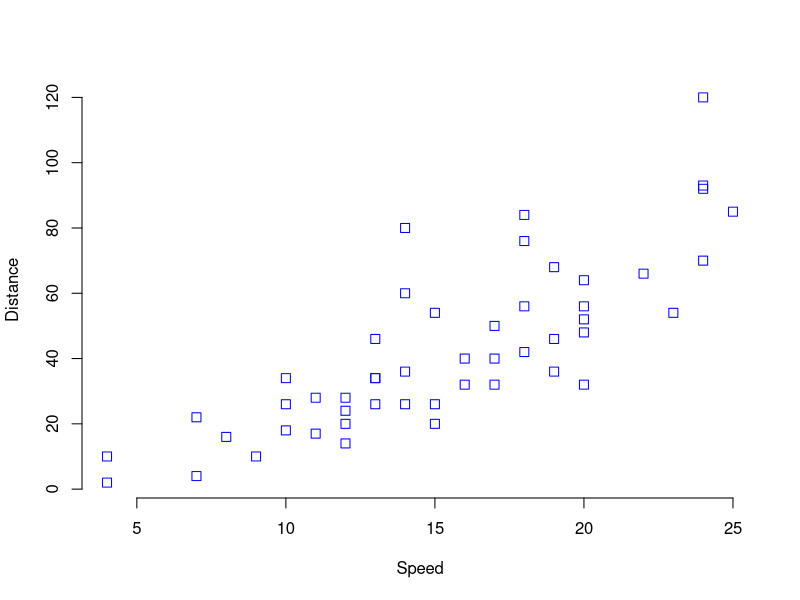
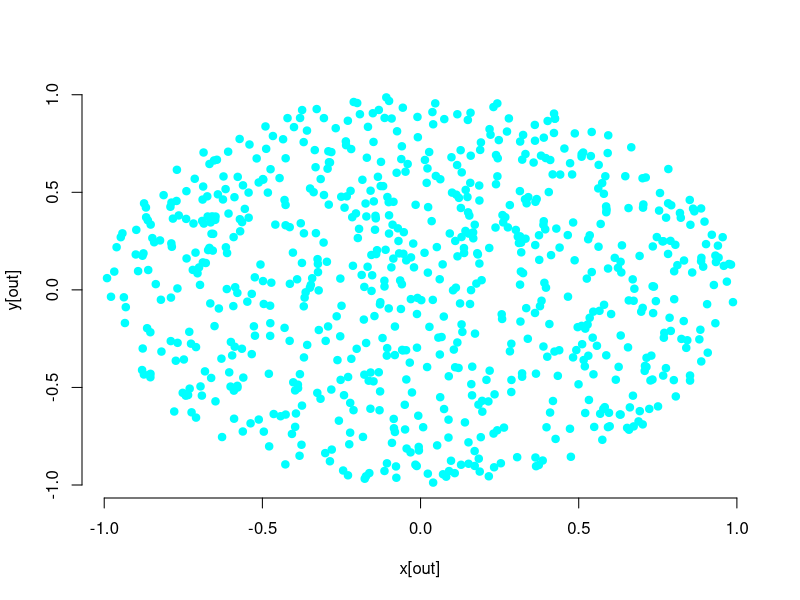
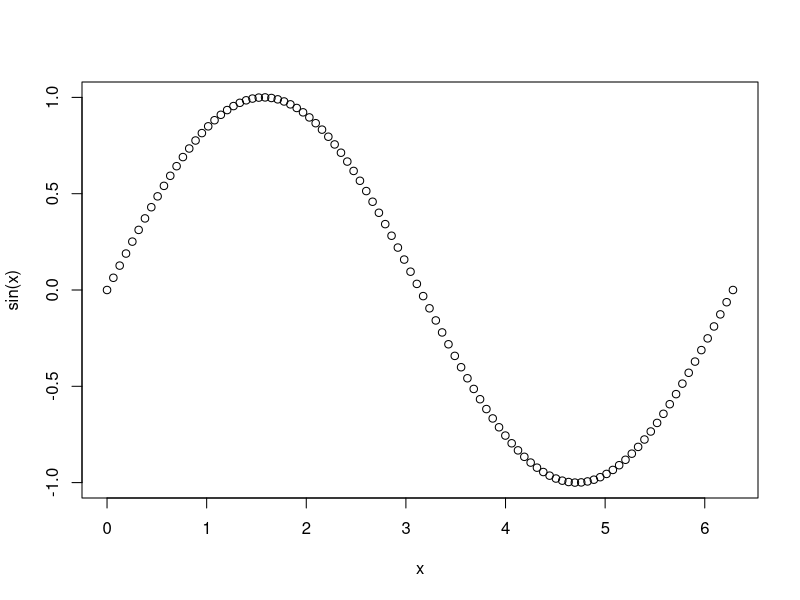
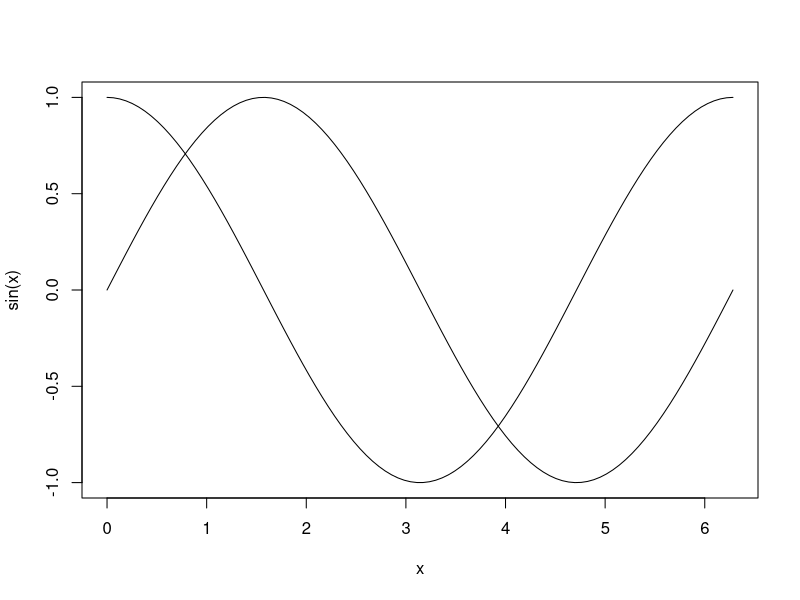
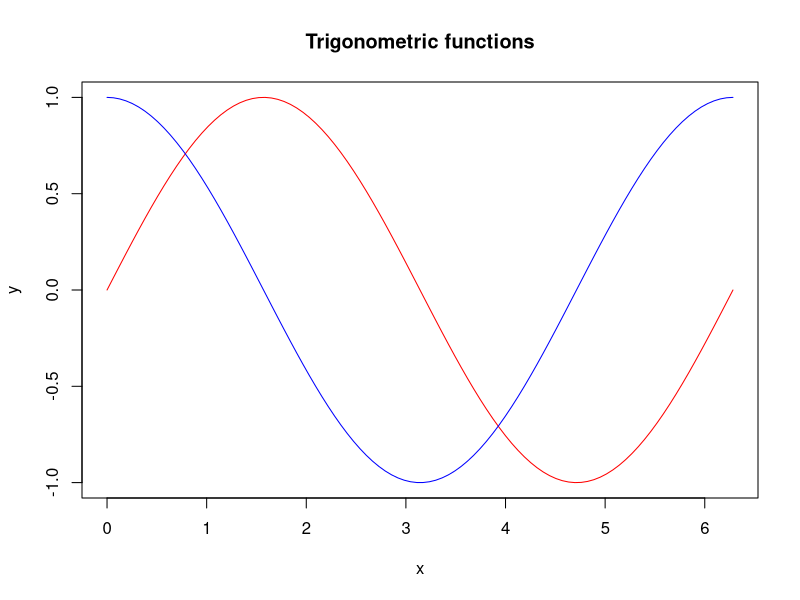

Here is the R script that generated these plots, in order:
## ---- chunk 1
knitr::opts_chunk$set(fig.retina = 4, warning = FALSE, message = FALSE, fig.height = 5, fig.width = 7)
## ---- chunk 2
list(TRUE, 1L, 1, "1")
## ---- chunk 3
user_func <-
  function(x) { #<<
    result <- x + 1
    return(result)
  }
## ---- chunk 4
user_func <-
  function(x) {
    result <- x + 1 #<<
    return(result) #<<
  }
## ---- chunk 5
environment()

user_func2 <- function() {
  x <- 2 # evaluation environment #<<
  print(environment())
}

ls()
## ---- chunk 6
is.null(list()) # FALSE (on purpose!)
is.null(integer(length = 0)) # FALSE
is.null(logical(length = 0)) # FALSE
## ---- chunk 7
z <- 1:3
names(z)
names(z)[2] <- "b" ## assign just one name
z
## ---- chunk 8
x <- 1:12 ## atomic vector
dim(x) <- c(3, 4)
x
## ---- chunk 9
x <- matrix(1:12, ncol = 4, nrow = 4)
x
## ---- chunk 10
x <- matrix(1:12, ncol = 4, nrow = 4)
dimnames(x) <- list(c("A", "B", "C", "D"), as.character(1:4))
x
## ---- chunk 11
x["A", ]
## ---- chunk 12
(x <- 10)
(y <- list(obj1 = x))
## ---- chunk 13
class(x)
class(y)
## ---- chunk 14
(x <- factor(x = c(3, 1, 2), labels = c("large", "small", "medium")))
levels(x) <- c("small", "medium", "large")
## ---- chunk 15
x
## ---- chunk 16

L3 <- LETTERS[1:3]
fac <- sample(L3, 4, replace = TRUE)
d <- data.frame(x = 1L, y = 1:4, fac = fac)
## ---- chunk 17
d
## ---- chunk 18
d[1:2, ]
## ---- chunk 19
Speed <- cars$speed
Distance <- cars$dist
plot(
  x = Speed,
  y = Distance,
  pch = 0,
  cex = 1.2,
  col = "blue",
  bty = "n"
)
## ---- chunk 20
foo <- Vectorize(
  function(x, y) {
    if (x^2 + y^2 < 1) { #<<
      return(TRUE)
    } else {
      return(FALSE)
    }
  }
)

x <- runif(1000, -1, 1)
y <- runif(1000, -1, 1)

out <- foo(x, y)

plot(x[out], y[out], pch = 19, col = "cyan", bty = "n")
## ---- chunk 21
x <- -1
y <- -1

if (x^2 + y^2 < 1) {
  print(TRUE)
} else { #<<
  print(FALSE) #<<
} #<<
## ---- chunk 22
for (name in 1:3) {
  print(name + 1) # statement1 #<<
}
## ---- chunk 23
name <- 1

while (name < 4) { # statement1 #<<

  print(name + 1) # statement2 #<<
  name <- name + 1
}
## ---- chunk 24
(m <- matrix(1:6, nrow = 2))

m[, 1:2]
m[2, ]
## ---- chunk 25
my_ls <- list(
  obj1 = m,
  obj2 = "Hallo"
)

my_ls["obj1"]

my_ls[["obj1"]]

my_ls$obj2
## ---- chunk 26

## ---- chunk 27

## ---- chunk 28

## ---- chunk 29

## ---- chunk 30
# trigonometric functions:
x <- seq(
  from = 0,
  to = 2 * pi,
  length = 100
)

plot(x = x, y = sin(x))
## ---- chunk 31

## ---- chunk 32
plot(x, sin(x), type = "l")

?lines

# plot(x, cos(x))
lines(x, cos(x))
## ---- chunk 33

## ---- chunk 34

plot(x, sin(x),
  type = "l",
  col = "red", xlab = "x",
  ylab = "y",
  main = "Trigonometric functions"
)

lines(x, cos(x), col = "blue")
## ---- chunk 35

## ---- chunk 36

## ---- chunk 37

## ---- chunk 38

## ---- chunk 39

## ---- chunk 40

## ---- chunk 41

## ---- chunk 42

## ---- chunk 43

## ---- chunk 44

## ---- chunk 45

## ---- chunk 46

